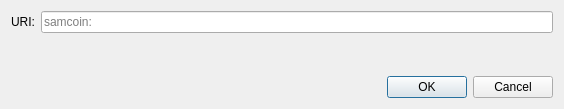
<?xml version="1.0" encoding="UTF-8"?>
<ui version="4.0">
 <class>OpenURIDialog</class>
 <widget class="QDialog" name="OpenURIDialog">
  <property name="geometry">
   <rect>
    <x>0</x>
    <y>0</y>
    <width>564</width>
    <height>109</height>
   </rect>
  </property>
  <property name="windowTitle">
   <string>Open samcoin URI</string>
  </property>
  <layout class="QVBoxLayout" name="verticalLayout">
   <item>
    <layout class="QHBoxLayout" name="horizontalLayout">
     <item>
      <widget class="QLabel" name="label">
       <property name="text">
        <string>URI:</string>
       </property>
      </widget>
     </item>
     <item>
      <widget class="QValidatedLineEdit" name="uriEdit">
       <property name="placeholderText">
        <string notr="true">samcoin:</string>
       </property>
      </widget>
     </item>
    </layout>
   </item>
   <item>
    <spacer name="verticalSpacer">
     <property name="orientation">
      <enum>Qt::Vertical</enum>
     </property>
     <property name="sizeHint" stdset="0">
      <size>
       <width>20</width>
       <height>40</height>
      </size>
     </property>
    </spacer>
   </item>
   <item>
    <widget class="QDialogButtonBox" name="buttonBox">
     <property name="orientation">
      <enum>Qt::Horizontal</enum>
     </property>
     <property name="standardButtons">
      <set>QDialogButtonBox::Cancel|QDialogButtonBox::Ok</set>
     </property>
    </widget>
   </item>
  </layout>
 </widget>
 <customwidgets>
  <customwidget>
   <class>QValidatedLineEdit</class>
   <extends>QLineEdit</extends>
   <header>qt/qvalidatedlineedit.h</header>
  </customwidget>
 </customwidgets>
 <resources/>
 <connections>
  <connection>
   <sender>buttonBox</sender>
   <signal>accepted()</signal>
   <receiver>OpenURIDialog</receiver>
   <slot>accept()</slot>
   <hints>
    <hint type="sourcelabel">
     <x>248</x>
     <y>254</y>
    </hint>
    <hint type="destinationlabel">
     <x>157</x>
     <y>274</y>
    </hint>
   </hints>
  </connection>
  <connection>
   <sender>buttonBox</sender>
   <signal>rejected()</signal>
   <receiver>OpenURIDialog</receiver>
   <slot>reject()</slot>
   <hints>
    <hint type="sourcelabel">
     <x>316</x>
     <y>260</y>
    </hint>
    <hint type="destinationlabel">
     <x>286</x>
     <y>274</y>
    </hint>
   </hints>
  </connection>
 </connections>
</ui>
